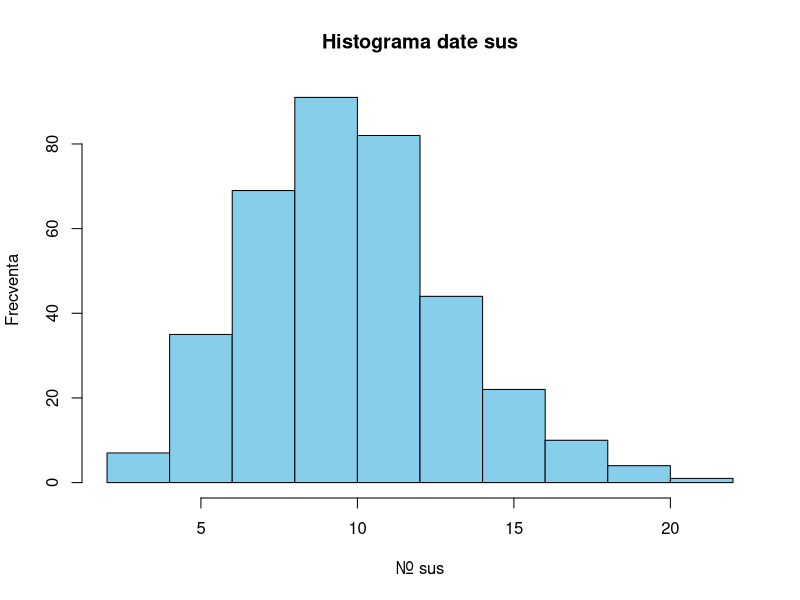
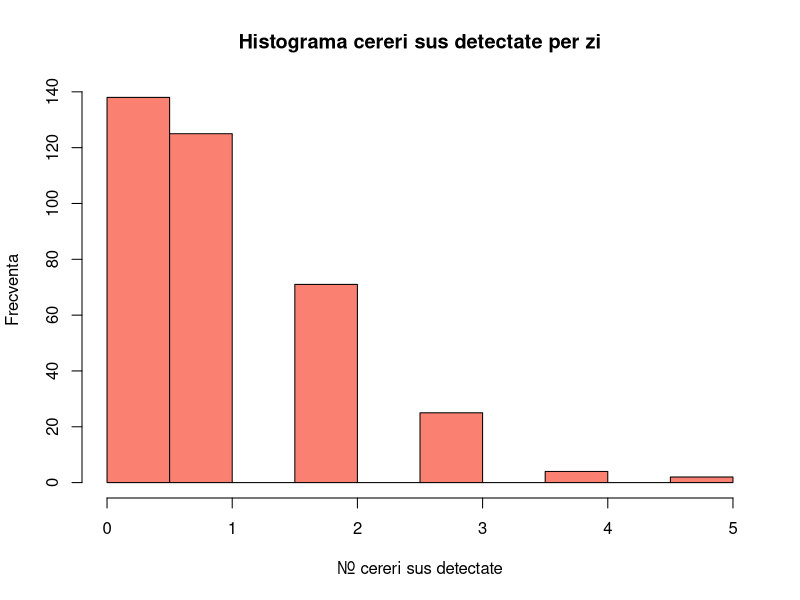
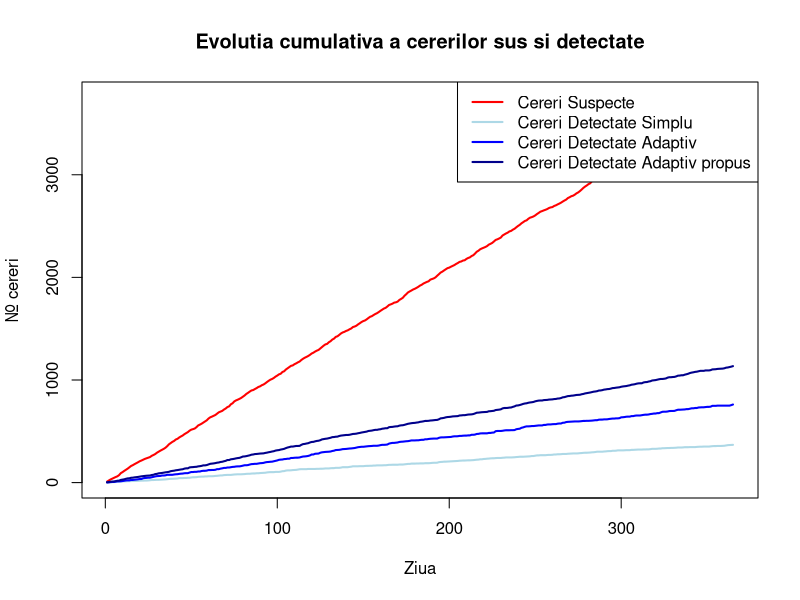
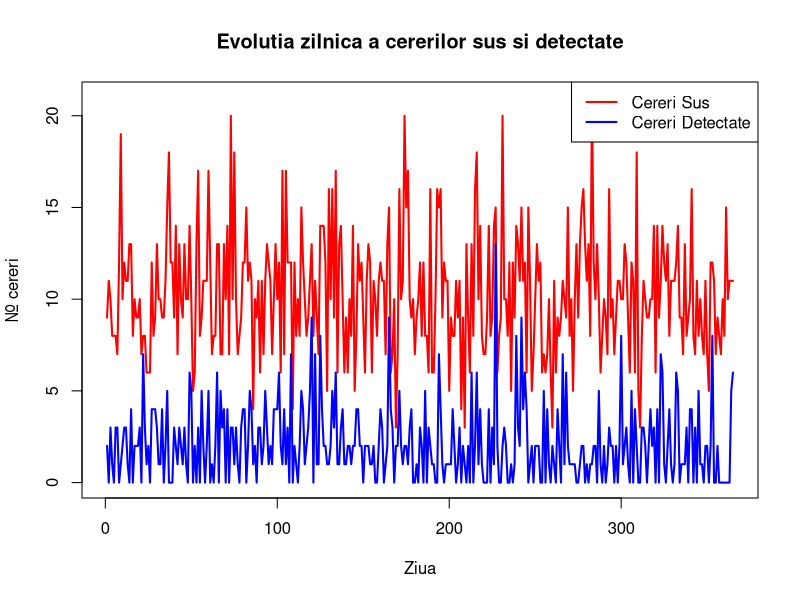
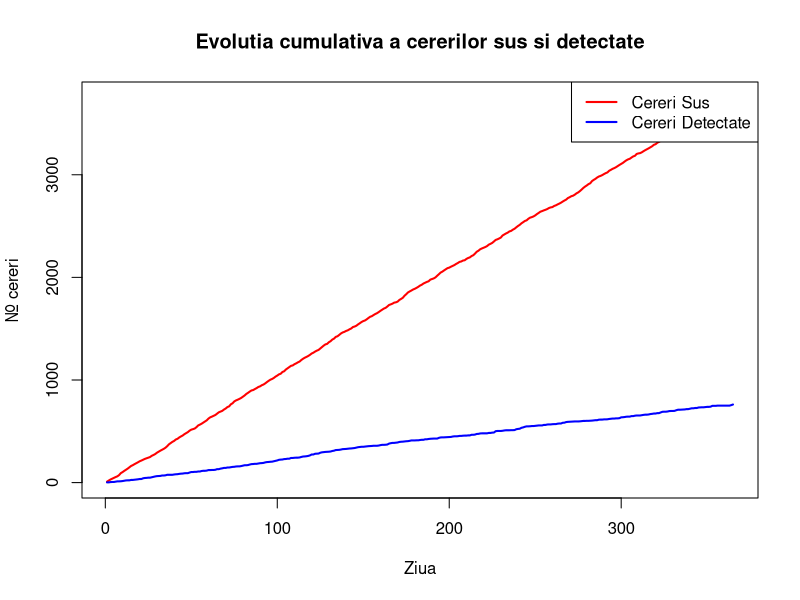
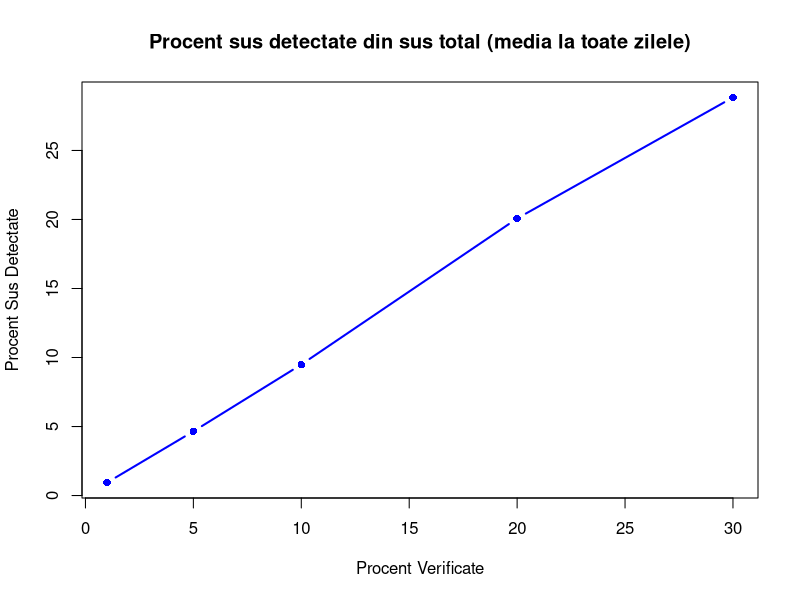
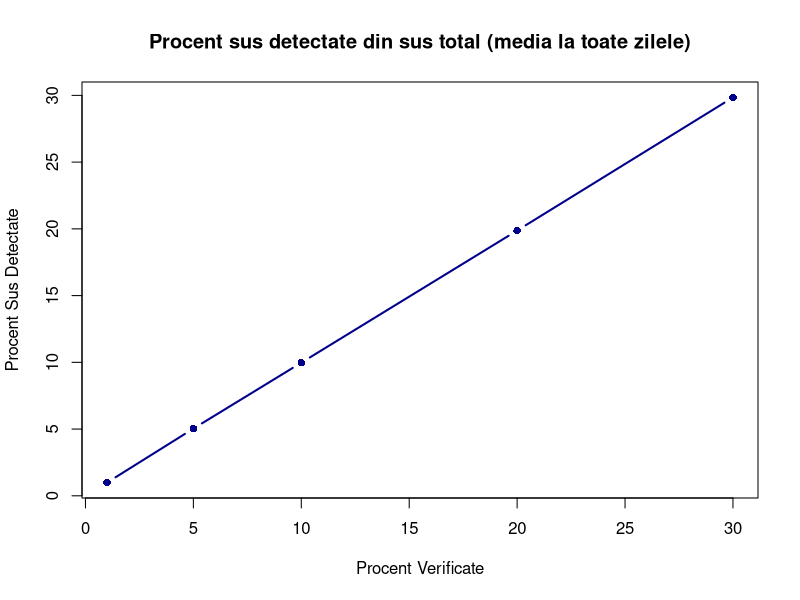
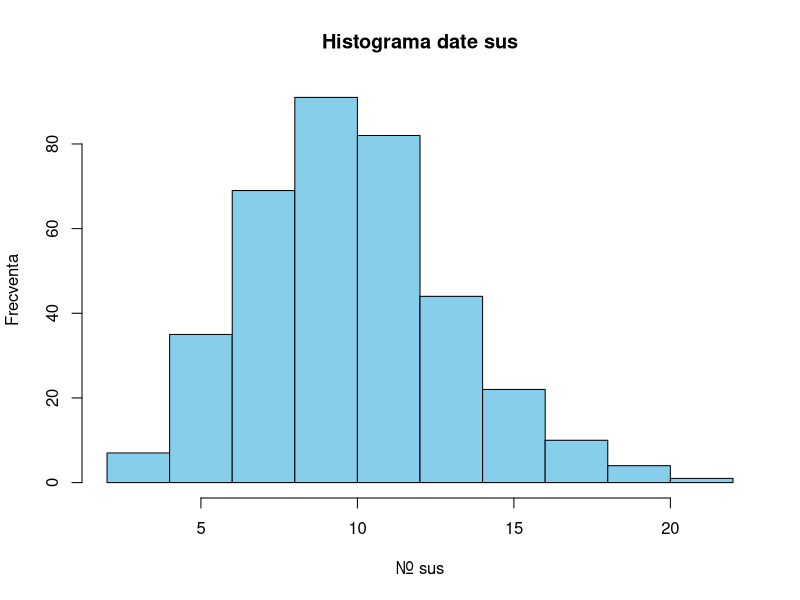

These charts were generated, in order, by the following R code:
## ---- chunk 1
#| include: false

# Fie probabilitatea ca un acces sa fie dubios sa fie p = 0.01
# Putem considera ca un nr total de accesuri per zi urmaresc
# repartitia Poisson, deoarece modelul nostru matematic se bazeaza
# pe evenimente ce se intampla intr-un interval fix(acces la resursa)

# Sa consideram lambda = 1000, un avg. de accesuri per zi.
# Fiecare zi are un total n de accesuri
# Accese per zi ~ Poisson(365, lambda)




#set.seed(87)

lambda  <- 1000 # PARAMETRIZABIL
p       <- 0.01 # PARAMETRIZABIL
#p      <- 0.05
#p      <- 0.2
nr_zile <- 365

total_cereri <- rpois(nr_zile, lambda)

# Sa zicem ca nr de accese sus sunt ~ Binom

cereri_sus <- rbinom(
  n = nr_zile,
  size = total_cereri,
  prob = p
)

date <- data.frame(
  zi = 1:nr_zile,
  total = total_cereri,
  normale = total_cereri - cereri_sus,
  sus = cereri_sus
)


# STRATEGII VERIFICARE

# VERIFICARE SIMPLA

# cereri per zi, 10%
# ziua 1 100 (5 sus) -> 10
# ziua 2 123 -> 23

# Pt a verifica extragem 10% din acel total per zi
# sample?
proc_verificare <- 10 / 100 #PARAMETRIZABIL
date$verificate_s <- floor(date$total * proc_verificare)
#sample(date$total, size = as.integer(date$total * proc_verificare), 
#       replace = FALSE,
#       p = date$sus / date$total # nr caz fav / total
#\      )

# VERIFICARE ADAPTIVA

# dupa lambda, daca per zi sunt mai multe cereri decat baseline-ul
# average de lambda = 1000, adaptam procentul dinamic

# Consideram ca pe langa un baseline de 20% de cereri verificate
# mai adaugam procente dupa cat de mult depaseste sau scade sub valoarea medie
# deja stiuta, adica lambda = 1000.
# proc_adapt <- 20 / 100 + (date$total - lambda)/lambda
# date$verificate <- floor(date$total * proc_adapt)
proc_adapt <- 20 / 100 + abs(date$total - lambda) * 80/100
date$verificate_a <- floor(date$total * proc_adapt / 100)


#alta idee, varianta in numarator
proc_adapt2 <- (20 +  abs(date$total - lambda) * 0.4) / 100
date$verificate_a2 <- floor(date$total * proc_adapt2)
# TO:DO e ft shit strategia, tb sa o facem cumva sa fie mai agresiva pe spike-uri.


# ===========RULAT INDIFERENT DE TIPUL DE VERIFICARE=============


# hypergeom
# Repartitia hypergeometrica are
#ca parametrii N total, N1 de normale,
#N2 cele sus, K cate verificam actually

date$detectate_s <- rhyper(
  nn <- nr_zile,
  m = date$sus, # N2
  n = date$normale, #N1
  k = date$verificate_s # actual nr verificate
)
date$nedetectate_s <- date$sus - date$detectate_s

date$detectate_a <- rhyper(
  nn <- nr_zile,
  m = date$sus, # N2
  n = date$normale, #N1
  k = date$verificate_a # actual nr verificate
)
date$nedetectate_a <- date$sus - date$detectate_a

date$detectate_a2 <- rhyper(
  nn <- nr_zile,
  m = date$sus, # N2
  n = date$normale, #N1
  k = date$verificate_a2 # actual nr verificate
)
date$nedetectate_a2 <- date$sus - date$detectate_a2

# Cerinta 5. Pt. fiecare strategie se calculeaza
# a)        - probabilitate empirica de a detecta cel putin o cerere sus/per zi
# b)        - proportie medie de cereri suspecte detectate
# c)        - proportie medie de cereri suspecte nedetectate
# d)        - nr mediu de verificari efectuate zilnic
# e)        - un indicator de eficienta, definit de NOI
#               EIGRP metric??????????

# a)
vector_logic <- date$detectate_s > 0
prob_empiric <- sum(vector_logic) / length(vector_logic)
# alternativ mean(date$detectate > 0)

# b)
# consideram proportia per total, maybe considerat si pt detectate/suspecte

#mean(date$detectate / date$total)
mean(date$detectate_s / date$sus)
# in proportie detectezi din 10 suspicioase doar una.

# c)
mean(date$nedetectate_s / date$sus)

# d)
mean(date$verificate_s)

# e)
mean(date$detectate_s) / mean(date$verificate_s) * 100
# metrica tris
# Alright sprinters we'll put a pin on that!!!!!!


# Cerinta 6. Vizualizari
# a)        - histograma nr de cereri sus per zi (frecventa cereri sus)
hist(date$sus, 
     col = "skyblue",
     border = "black",
     main = "Histograma date sus",
     xlab = "Nr. sus",
     ylab = "Frecventa",
     breaks = 10
     )

# b)        - histograma nr de cereri sus detectate per zi

hist(date$detectate_s, 
     col = "salmon",
     border = "black",
     main = "Histograma cereri sus detectate per zi",
     xlab = "Nr. cereri sus detectate",
     ylab = "Frecventa",
     breaks = 10
     )

# c)        - Graf comparativ intre strategii de verificare

plot(date$zi, cumsum(date$sus), type = "l", col = "red", lwd = 2,
     main = "Evolutia cumulativa a cererilor sus si detectate",
     xlab = "Ziua",
     ylab = "Nr. cereri",
     ylim = c(0, max(cumsum(date$sus)))
)
lines(date$zi, cumsum(date$detectate_s), col = "lightblue", lwd = 2)
lines(date$zi, cumsum(date$detectate_a), col = "blue", lwd = 2)
lines(date$zi, cumsum(date$detectate_a2), col = "darkblue", lwd = 2)
legend("topright", legend = c("Cereri Suspecte", "Cereri Detectate Simplu","Cereri Detectate Adaptiv","Cereri Detectate Adaptiv propus"), col = c("red", "lightblue","blue","darkblue"), lwd = 2)

# d)        - Evolutia zilnica a nr de cereri sus si cereri detectate

#plot zile / nr de cereri
plot(date$zi, date$sus, type = "l", col = "red", lwd = 2,
     main = "Evolutia zilnica a cererilor sus si detectate",
     xlab = "Ziua",
     ylab = "Nr. cereri",
     ylim = c(0, max(date$sus))
     )
lines(date$zi, date$detectate_a, col = "blue", lwd = 2)
legend("topright", legend = c("Cereri Sus", "Cereri Detectate"), col = c("red", "blue"), lwd = 2)

#plot evolutie cereri
plot(date$zi, cumsum(date$sus), type = "l", col = "red", lwd = 2,
     main = "Evolutia cumulativa a cererilor sus si detectate",
     xlab = "Ziua",
     ylab = "Nr. cereri",
     ylim = c(0, max(cumsum(date$sus)))
     )
lines(date$zi, cumsum(date$detectate_a), col = "blue", lwd = 2)
legend("topright", legend = c("Cereri Sus", "Cereri Detectate"), col = c("red", "blue"), lwd = 2)

# Cerinta 7. Simulare!

val_sim <- vector("list", nr_zile)

for(i in 1:nr_zile) {
  val_sim[[i]] <- numeric(date$normale[i])
  vector_curent <- val_sim[[i]]
  indici_aleatori <- sample(1:date$normale[i], date$sus[i])
  vector_curent[indici_aleatori] <- 1
  val_sim[[i]] <- vector_curent
}

Calculare_Procent <- function(procent) {
  procent <- procent/100
  prob <- vector("numeric", nr_zile)
  for(i in 1:nr_zile){
    max_range <- date$normale[i]
    num_indexes <- round(date$normale[i]*procent, 1)
    distinct_indexes <- sample(1:max_range, num_indexes)
    prob[i] <- sum(val_sim[[i]][distinct_indexes])/date$sus[i]*100
  }
  return(mean(prob))
}

Repetare_Detect_Sus <- function(numar){
  Medie_y <- c(0,0,0,0,0)
  for(i in 1:numar){
    Medie_y <- Medie_y + c(Calculare_Procent(1), Calculare_Procent(5), Calculare_Procent(10), Calculare_Procent(20), Calculare_Procent(30))
  }
  Medie_y <- Medie_y / numar
  return(Medie_y)
}

x <- c(1,5,10,20,30)
y <- c(Calculare_Procent(1), Calculare_Procent(5), Calculare_Procent(10), Calculare_Procent(20), Calculare_Procent(30))

plot(x, y, type = "b", col = "blue", pch = 16, lwd = 2,
  main = "Procent sus detectate din sus total (media la toate zilele)",
  xlab = "Procent Verificate", 
  ylab = "Procent Sus Detectate"
)

y_1000 <- Repetare_Detect_Sus(100)
plot(x, y_1000, type = "b", col = "darkblue", pch = 16, lwd = 2,
     main = "Procent sus detectate din sus total (media la toate zilele)",
     xlab = "Procent Verificate", 
     ylab = "Procent Sus Detectate"
)
## ---- chunk 2

lambda  <- 1000
nr_zile <- 365

total <- rpois(nr_zile, lambda)
head(total)
## ---- chunk 3
proc_verificare <- 10 / 100 #PARAMETRIZABIL
date$verificate_s <- floor(date$total * proc_verificare)
date$detectate_s <- rhyper(
  nn <- nr_zile,
  m = date$sus, # N2
  n = date$normale, #N1
  k = date$verificate_s # actual nr verificate
)
date$nedetectate_s <- date$sus - date$detectate_s

head(date$detectate_s)
head(date$nedetectate_s)

## ---- chunk 4
proc_adapt <- 20 / 100 + abs(date$total - lambda) * 80/100
date$verificate_a <- floor(date$total * proc_adapt / 100)

date$detectate_a <- rhyper(
  nn <- nr_zile,
  m = date$sus, # N2
  n = date$normale, #N1
  k = date$verificate_a # actual nr verificate
)
date$nedetectate_a <- date$sus - date$detectate_a

head(date$detectate_a)
head(date$nedetectate_a)

## ---- chunk 5
proc_adapt2 <- (20 +  abs(date$total - lambda) * 0.4) / 100
date$verificate_a2 <- floor(date$total * proc_adapt2)

date$detectate_a2 <- rhyper(
  nn <- nr_zile,
  m = date$sus, # N2
  n = date$normale, #N1
  k = date$verificate_a2 # actual nr verificate
)
date$nedetectate_a2 <- date$sus - date$detectate_a2

head(date$detectate_a2)
head(date$nedetectate_a2)

## ---- chunk 6
base_proc <- 10 / 100
max_proc <- 85 / 100
Z_prag <- 0
steepness <- 2

deviatie_std <- sqrt(lambda)
date$Z_score <- (date$total - lambda) / deviatie_std

proc_risk <- base_proc + (max_proc - base_proc)/(1 + exp(-steepness * (date$Z_score - Z_prag)))

date$verificate_a3 <- floor(date$total * proc_risk)

date$verificate_a3 <- pmin(date$verificate_a3, date$total)

date$detectate_a3 <- rhyper(
  nn <- nr_zile,
  m = date$sus,
  n = date$normale,
  k = date$verificate_a3
)
date$nedetectate_a3 <- date$sus - date$detectate_a3
head(date$nedetectate_a3)
## ---- chunk 7

vector_logic <- date$detectate_s > 0
prob_empiric <- sum(vector_logic) / length(vector_logic)
prob_empiric
## ---- chunk 8

mean(date$detectate_s / date$sus)
## ---- chunk 9

mean(date$nedetectate_s / date$sus)
## ---- chunk 10

mean(date$verificate_s)
## ---- chunk 11

mean(date$detectate_s) / mean(date$verificate_s) * 100
## ---- chunk 12
#| echo: true
#| fig-align: center
hist(date$sus, 
     col = "skyblue",
     border = "black",
     main = "Histograma date sus",
     xlab = "Nr. sus",
     ylab = "Frecventa",
     breaks = 10
     )

## ---- chunk 13
#| echo: true
#| fig-align: center
hist(date$detectate_s, 
     col = "salmon",
     border = "black",
     main = "Histograma cereri sus detectate per zi",
     xlab = "Nr. cereri sus detectate",
     ylab = "Frecventa",
     breaks = 10
     )

## ---- chunk 14
#| echo: true
#| fig-align: center
plot(date$zi, cumsum(date$sus), type = "l", col = "red", lwd = 2,
     main = "Grafic comparativ între strategiile de verificare",
     xlab = "Ziua",
     ylab = "Nr. cereri",
     ylim = c(0, max(cumsum(date$sus)))
)
lines(date$zi, cumsum(date$detectate_s), col = "lightblue", lwd = 2)
lines(date$zi, cumsum(date$detectate_a), col = "blue", lwd = 2)
lines(date$zi, cumsum(date$detectate_a2), col = "darkblue", lwd = 2)
lines(date$zi, cumsum(date$detectate_a3), col = "cornflowerblue", lwd = 2)

## ---- chunk 15
#| echo: true
#| fig-align: center
plot(date$zi, date$sus, type = "l", col = "red", lwd = 2,
     main = "Evolutia zilnica a cererilor sus si detectate (simpla)",
     xlab = "Ziua",
     ylab = "Nr. cereri",
     ylim = c(0, max(date$sus))
     )
lines(date$zi, date$detectate_s, col = "blue", lwd = 2)

## ---- chunk 16
#| echo: true
#| fig-align: center
plot(date$zi, date$sus, type = "l", col = "red", lwd = 2,
     main = "Evolutia zilnica a cererilor sus si detectate (adaptiva)",
     xlab = "Ziua",
     ylab = "Nr. cereri",
     ylim = c(0, max(date$sus))
     )
lines(date$zi, date$detectate_a3, col = "blue", lwd = 2)

## ---- chunk 17
#| fig-align: center
val_sim <- vector("list", nr_zile)

for(i in 1:nr_zile) {
  val_sim[[i]] <- numeric(date$normale[i])
  vector_curent <- val_sim[[i]]
  indici_aleatori <- sample(1:date$normale[i], date$sus[i])
  vector_curent[indici_aleatori] <- 1
  val_sim[[i]] <- vector_curent
}

Calculare_Procent <- function(procent) {
  procent <- procent/100
  prob <- vector("numeric", nr_zile)
  for(i in 1:nr_zile){
    max_range <- date$normale[i]
    num_indexes <- round(date$normale[i]*procent, 1)
    distinct_indexes <- sample(1:max_range, num_indexes)
    prob[i] <- sum(val_sim[[i]][distinct_indexes])/date$sus[i]*100
  }
  return(mean(prob))
}

Repetare_Detect_Sus <- function(numar){
  Medie_y <- c(0,0,0,0,0)
  for(i in 1:numar){
    Medie_y <- Medie_y + c(
      Calculare_Procent(1),
      Calculare_Procent(5),
      Calculare_Procent(10),
      Calculare_Procent(20),
      Calculare_Procent(30)
    )
  }
  Medie_y <- Medie_y / numar
  return(Medie_y)
}

x <- c(1,5,10,20,30)
y <- c(
  Calculare_Procent(1),
  Calculare_Procent(5),
  Calculare_Procent(10),
  Calculare_Procent(20),
  Calculare_Procent(30)
)
head(y)

plot(x, y, type = "b", col = "blue", pch = 16, lwd = 2,
  main = "Procent cereri suspecte detectate
  din numarul total de cereri
  la care se aplica media",
  xlab = "Procent Verificate", 
  ylab = "Procent Sus Detectate"
)
y_100 <- Repetare_Detect_Sus(100)
head(y_100)
plot(x, y_100, type = "b", col = "darkblue", pch = 16, lwd = 2,
     main = "Procent sus detectate din sus total (media toate zilele)",
     xlab = "Procent Verificate", 
     ylab = "Procent Sus Detectate"
)

## ---- chunk 18
c_verif <- 1
c_nedetect <- 1000
nr_repet <- 1000
CF_s <- c_verif * date$verificate_s + c_nedetect * date$nedetectate_s
mean(CF_s)

CF_a <- c_verif * date$verificate_a + c_nedetect * date$nedetectate_a
mean(CF_a)

CF_a2 <- c_verif * date$verificate_a2 + c_nedetect * date$nedetectate_a2
mean(CF_a2)

CF_a3 <- c_verif * date$verificate_a3 + c_nedetect * date$nedetectate_a3
mean(CF_a3)
## ---- chunk 19


costuri_s <- numeric(nr_repet)
costuri_a <- numeric(nr_repet)
costuri_a2 <- numeric(nr_repet)
costuri_a3 <- numeric(nr_repet)

for(i in 1:nr_repet){
  set.seed(i)
  date$detectate_s <- rhyper(nn <- nr_zile, m = date$sus,n = date$normale,k = date$verificate_s)
  date$nedetectate_s <- date$sus - date$detectate_s
  costuri_s[i] <- mean(c_verif * date$verificate_s + c_nedetect * date$nedetectate_s)
  
  date$detectate_a <- rhyper(nn <- nr_zile,m = date$sus,n = date$normale,k = date$verificate_a)
  date$nedetectate_a <- date$sus - date$detectate_a
  costuri_a[i] <- mean(c_verif * date$verificate_a + c_nedetect * date$nedetectate_a)
  
  date$detectate_a2 <- rhyper(nn <- nr_zile, m = date$sus,n=date$normale,k=date$verificate_a2)
  date$nedetectate_a2 <- date$sus - date$detectate_a2
  costuri_a2[i] <- mean(c_verif * date$verificate_a2 + c_nedetect * date$nedetectate_a2)
  
  date$detectate_a3 <- rhyper(nn <- nr_zile, m = date$sus,n=date$normale,k=date$verificate_a3)
  date$nedetectate_a3 <- date$sus - date$detectate_a3
  costuri_a3[i] <- mean(c_verif * date$verificate_a3 + c_nedetect * date$nedetectate_a3)
}

head(costuri_s)
head(costuri_a)
head(costuri_a2)
head(costuri_a3)

mean(costuri_s)
mean(costuri_a)
mean(costuri_a2)
mean(costuri_a3)

sd(costuri_s)
sd(costuri_a)
sd(costuri_a2)
sd(costuri_a3)
## ---- chunk 20
  calc_skewness <- function(vec) {
    v <- vec[is.finite(vec)]
    sk <- 3 * (mean(v) - median(v)) / sd(v)
    return(sk)
  }
